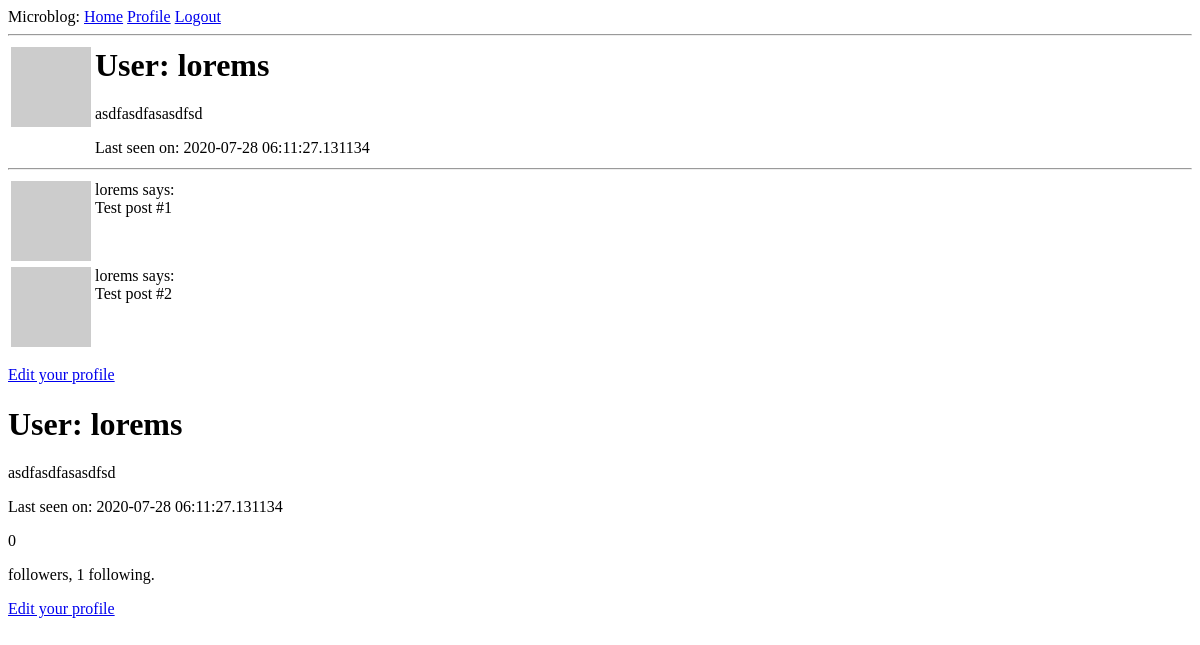
Before: /user/lorems (signed in) with the older database file.
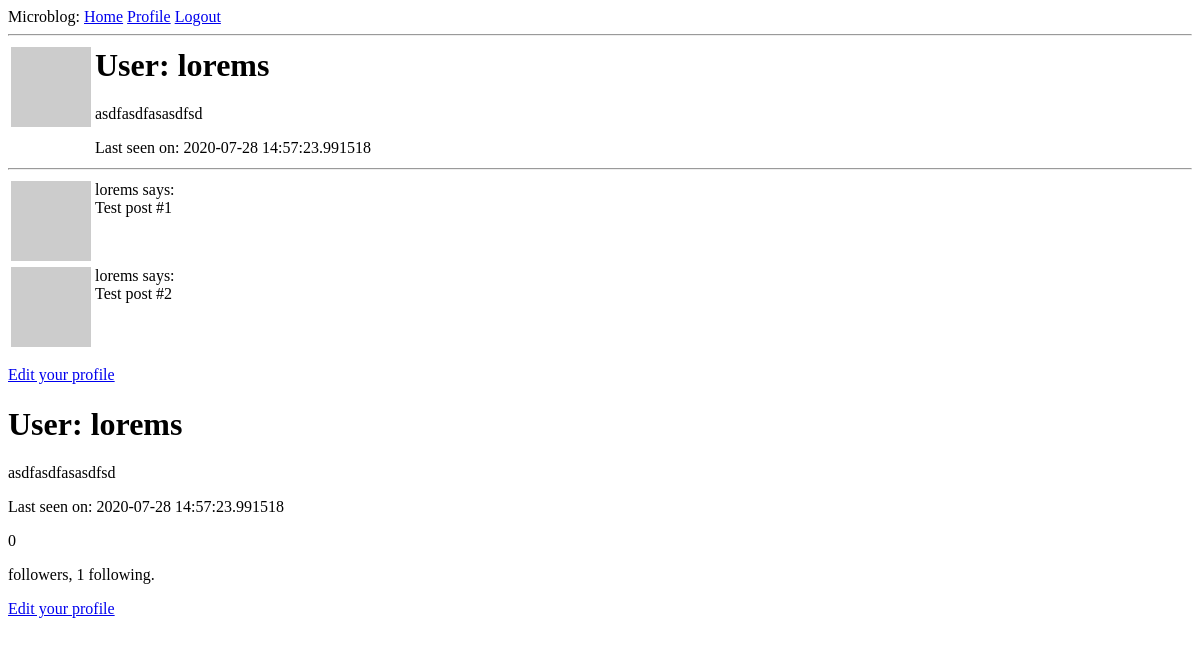
After: the same page with the newer database file.
### app/models.py (models this page shows, shortened)
class User(UserMixin, db.Model):
    id = db.Column(db.Integer, primary_key=True)
    username = db.Column(db.String(64), index=True, unique=True)
    email = db.Column(db.String(120), index=True, unique=True)
    password_hash = db.Column(db.String(128))
    posts = db.relationship('Post', backref='author', lazy='dynamic')
    about_me = db.Column(db.String(140))
    last_seen = db.Column(db.DateTime, default=datetime.utcnow)
    def avatar(self, size):
        digest = md5(self.email.lower().encode('utf-8')).hexdigest()
        return 'https://www.gravatar.com/avatar/{}?d=identicon&s={}'.format(digest, size)
    followed = db.relationship(
        'User', secondary=followers,
        primaryjoin=(followers.c.follower_id == id),
        secondaryjoin=(followers.c.followed_id == id),
        backref=db.backref('followers', lazy='dynamic'), lazy='dynamic'
    )

### app/routes.py (the view)
@app.route('/user/<username>')
@login_required
def user(username):
    user = User.query.filter_by(username=username).first_or_404()
    posts = [
        { 'author': user, 'body': 'Test post #1'},
        { 'author': user, 'body': 'Test post #2'}
    ]
    return render_template('user.html', user=user, posts=posts)

### app/models.py (called while the page is built)
@login.user_loader
def load_user(id):
    return User.query.get(int(id))

### app/routes.py (called while the page is built)
@app.before_request
def before_request():
    if current_user.is_authenticated:
        current_user.last_seen = datetime.utcnow()
        db.session.commit()

### app/templates/user.html
{% extends "base.html" %}
{% block content %}
    <table>
        <tr valign="top">
            <td><img src="{{ user.avatar(128) }}" alt=""></td>
            <td>
                <h1>User: {{ user.username }} </h1>
                {% if user.about_me %} <p>{{ user.about_me }}</p> {% endif %}
                {% if user.last_seen %} <p>Last seen on: {{ user.last_seen }}</p> {% endif %}
            </td>
        </tr>
    </table>
    <hr>
    {% for post in posts %}
    <table>
        {% include '_post.html' %}
    </table>
    {% endfor %}
    {% if user == current_user %}
    <p><a href="{{ url_for('edit_profile') }}">Edit your profile</a></p>
    {% endif %}
    <h1>User: {{ user.username }} </h1>
    {% if user.about_me %} <p>{{user.about_me }}</p>{% endif %}
    {% if user.last_seen %} <p>Last seen on: {{ user.last_seen }}</p> {% endif %}
    <p>{{ user.followers.count() }} </p> followers, {{ user.followed.count() }} following. </p>
    {% if user == current_user %}
        <p><a href="{{ url_for('edit_profile') }}">Edit your profile</a></p>
    {% elif not current_user.is_following(user) %}
        <p><a href="{{ url_for('follow', username=user.username) }}">Follow</a></p>
    {% else %}
        <p><a href="{{ url_for('unfollow', username=user.username) }}">Unfollow</a></p>
    {% endif %}
{% endblock %}

### app/templates/base.html (shortened to what this page needs)
<html>
    <head>
   </head>
    <body>
        <div>Microblog:
            <a href="{{ url_for('index') }}">Home</a>
            {% if current_user.is_anonymous %}
            <a href="{{ url_for('login') }}">Login</a>
            {% else %}
            <a href="{{ url_for('user', username=current_user.username) }}">Profile</a>
            <a href="{{ url_for('logout') }}">Logout</a>
            {% endif %}
        </div>
        <hr>
        {% block content %} {% endblock %}
    </body>
</html>

### app/templates/_post.html
<tr valign="top">
    <td><img src="{{ post.author.avatar(36) }}" alt=""></td>
    <td>{{ post.author.username }} says: <br> {{ post.body }}</td>
</tr>

Changed rows visible on the page:
changed User "lorems": last_seen "2020-07-28 06:11:27.131134" → "2020-07-28 14:57:23.991518"
